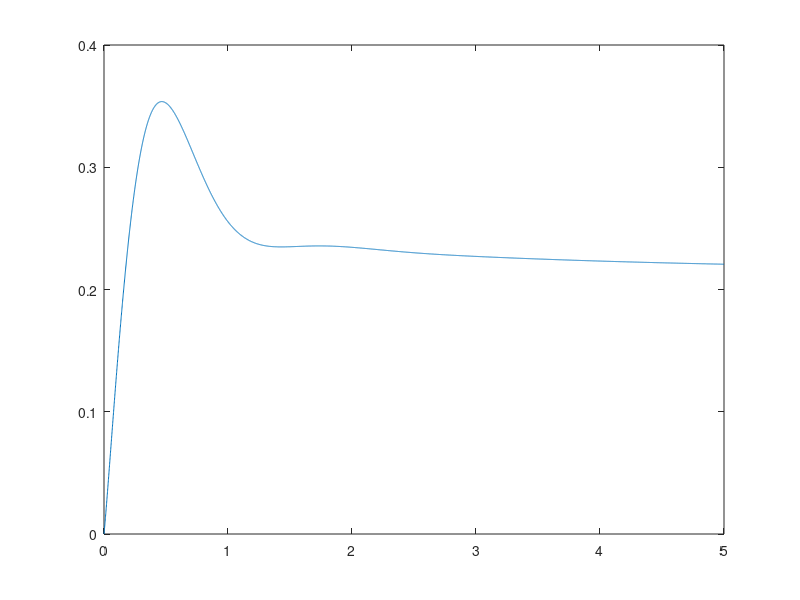

This figure's MATLAB source:
%% controls roots stability examples
% numericall solve x' + a D^{1/2} x + b x = 1 with all zero initial
% conditions of all orders
close all; clear all;

a = -2; b = 5; alpha = 1/2;
t = linspace(0,5,6000);
dt = t(2)-t(1);
x = 0;
coefs = (-1)^1*bincoeff(alpha,1);

for k=2:length(t)
    thesum = dot(fliplr(x),coefs);
   x(k) = (1 - a*thesum/(dt^alpha) + x(k-1)/dt - b*x(k-1))/(1/dt + a/(dt^alpha));
   coefs(k) = (-1)^(k)*bincoeff(alpha,k);
end
plot(t,x);

function y = bincoeff(alpha,k)
    if(alpha < k)
        y = real((1/pi) * exp (gammaln (alpha + 1) - gammaln (k + 1)...
            + gammaln (k - alpha) ...
            + log (sin (pi * (alpha - k + 1)))));
    else
        y =  real(exp (gammaln (alpha + 1) - gammaln (k + 1) ...
            - gammaln (alpha - k + 1)));
    end
end
